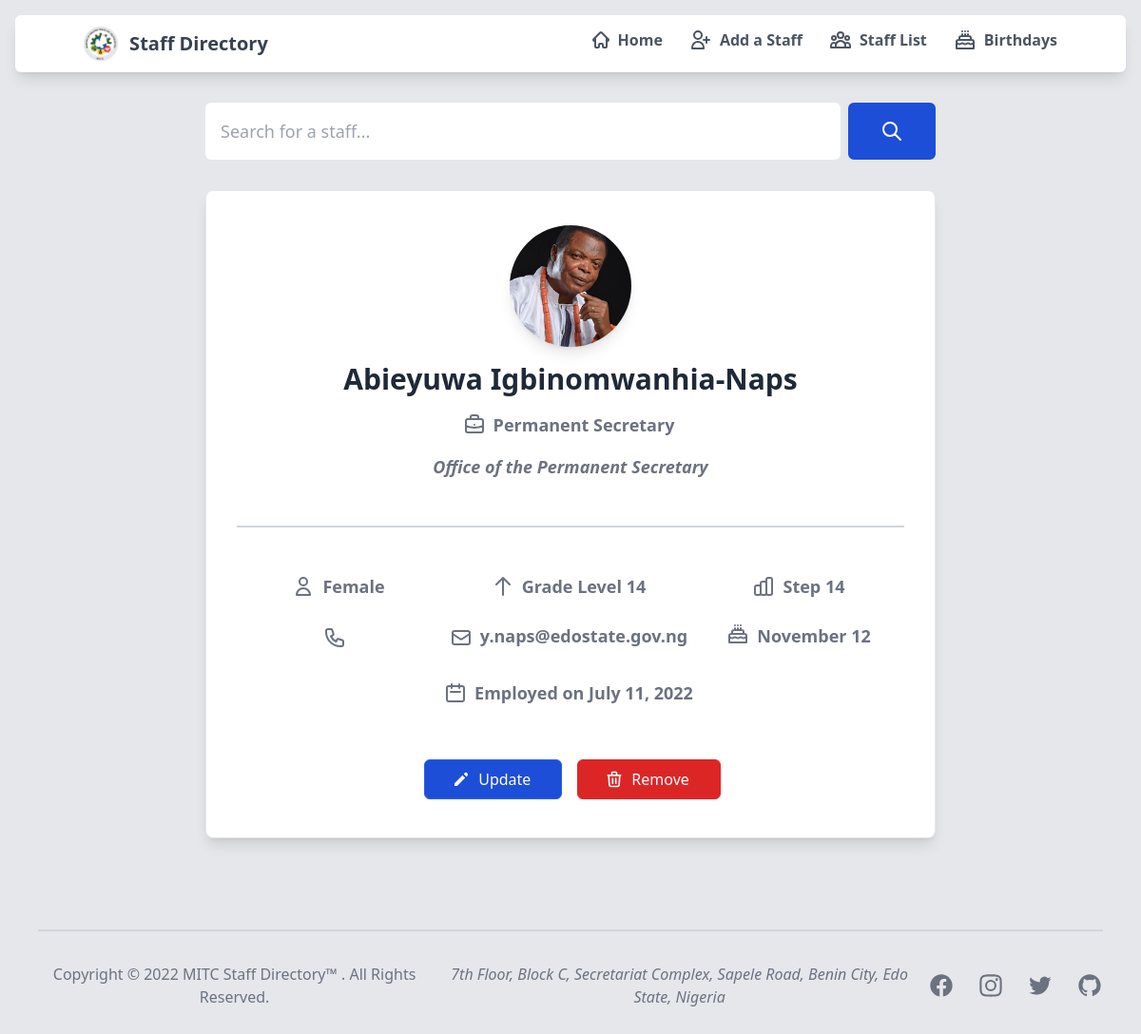
Page /staff/1 on the committed database.
### sendmail/models.py (models this page shows, shortened)
class staffDetails(models.Model):
    first_name = models.CharField('First Name', max_length=20, null=False)
    middle_name = models.CharField('Middle Name', max_length=20, null=True, blank=True)
    last_name = models.CharField('Last Name', max_length=20, null=False)
    phone_number = PhoneNumberField(('Phone Number'), default='08012345678')
    email = models.EmailField('Official Email', max_length = 254, null=False)
    cadre = models.CharField('Cadre', max_length=50, null=False)
    first_appointment = models.DateField(("Date of First Appointment"), default=datetime.date.today, null=False, blank=False)
    department = models.CharField('Department', max_length=100, null=False, default='Admin Dept (default)')
    level = models.IntegerField('Grade Level', null=False)
    step = models.IntegerField('Step', null=False)
    staff_image = models.ImageField(
        verbose_name="Profile Picture",
        upload_to='staffimages',
        default='staffimages/default.jpg'
    )
    GENDER = (
        (1, 'Male'),
        (2, 'Female'),
        (3, 'Prefer not to say')
    )
    gender = models.IntegerField('Gender', choices=GENDER, default=2)
    def gender_verbose(self):
        return dict(staffDetails.GENDER)[self.gender]
    MONTHS = (
        (1, 'January'),
        (2, 'February'),
        (3, 'March'),
        (4, 'April'),
        (5, 'May'),
        (6, 'June'),
        (7, 'July'),
        (8, 'August'),
        (9, 'September'),
        (10, 'October'),
        (11, 'November'),
        (12, 'December')
    )
    birth_month = models.IntegerField('Birth Month', choices=MONTHS, default=1)
    birth_day = models.IntegerField('Birth Day', null=False)
    def birth_month_verbose(self):
        return dict(staffDetails.MONTHS)[self.birth_month]
    class Meta:
        db_table = 'sendmail_staffdetails'

### sendmail/views.py (the view)
# urls.py: re_path(r'^staff/(?P<pk>\d+)$', views.staffDetailsView.as_view(), name='staffdetails'),
class staffDetailsView(DetailView):
    context_object_name = 'staff'  # your own name for the list as a template variable
    template_name = 'staffdetails.html'
    def get_queryset(self):
        return staffDetails.objects.all().distinct()
    def get_context_data(self, **kwargs):
        context = super(staffDetailsView, self).get_context_data(**kwargs)
        context['phone_number_default'] = staffDetails._meta.get_field('phone_number').get_default()
        return context

### sendmail/templates/staffdetails.html (shortened to what this page needs)
{% extends "base.html" %}
{% load static tailwind_tags %}
{% load widget_tweaks %}
{% load static %}
{% block content %}
    {% include 'snippets/searchbar.html' %}
    <div class="max-w-3xl mx-auto px-8 mt-8 mb-24 bg-white rounded-lg border border-gray-200 shadow-lg dark:bg-gray-800 dark:border-gray-700">
        <div class="flex flex-col items-center py-8">
            {% if staff.staff_image %}
                <img class="mb-4 mt-1 w-32 h-32 rounded-full shadow-lg" src="{{ staff.staff_image.url }}"
                    alt="{{ staff.first_name }} {{ staff.last_name }} image">
                {% elif staff.gender_verbose == 'Female' %}
                    <img class="mb-4 mt-1 w-32 h-32 rounded-full shadow-lg" src="{% static 'img/default-female.jpg' %}"
                        alt="default female image">
                {% elif staff.gender_verbose == 'Male' %}
                    <img class="mb-4 mt-1 w-32 h-32 rounded-full shadow-lg" src="{% static 'img/default-male.jpg' %}"
                        alt="default male image">
            {% endif %}
            <h5 class="mb-4 text-3xl text-center mx-auto font-extrabold text-gray-800 dark:text-white">
                {{ staff.first_name.title }}
                {{ staff.last_name.title }}
            </h5>
            <div class="flex flex-row items-center justify-center mb-4">
                <span class="inline-flex items-center">
                    {% if staff.cadre %}
                    <p class="items-center text-lg font-bold text-gray-500 dark:text-gray-400">{{ staff.cadre }}</p>
                        {% else %}
                            <p class="-mt-1 text-lg font-bold text-gray-500 dark:text-gray-400"><em>cadre not given</em></p>
                    {% endif %}
                </span>
            </div>
            <div class="flex flex-row items-center justify-center mb-8 md:mb-4">
                <span class="text-center">
                    {% if staff.department %}
                        {% if staff.first_name == 'Abieyuwa' %}
                            <p class="text-lg font-bold text-gray-500 dark:text-gray-400"><em>{{ staff.department }}</em></p>
                            {% else %}
                                <p class="text-lg font-bold text-gray-500 dark:text-gray-400"><em>Department of {{ staff.department }}</em></p>
                        {% endif %}
                        {% else %}
                            <p class="-mt-1 text-lg font-bold text-gray-500 dark:text-gray-400"><em>department not given</em></p>
                    {% endif %}
                </span>
            </div>
		    <hr class="mb-4 md:mb-2 border border-1 border-gray-300 w-full mx-auto dark:border-gray-700 lg:my-8">
            <div class="grid gap-6 mt-4 md:mt-4 mb-8 md:grid-cols-2 lg:grid-cols-3 justify-center">
                <div class="flex flex-row items-center justify-center">
                    <span class="inline-flex items-center">
                        <svg xmlns="http://www.w3.org/2000/svg" class="-ml-1 mr-2 text-gray-500 h-6 w-6" fill="none" viewBox="0 0 24 24"
                            stroke="currentColor" stroke-width="2">
                            <path stroke-linecap="round" stroke-linejoin="round"
                                d="M16 7a4 4 0 11-8 0 4 4 0 018 0zM12 14a7 7 0 00-7 7h14a7 7 0 00-7-7z" />
                        </svg>
                        <p class="text-lg font-bold text-gray-500 text-center dark:text-gray-400">{{ staff.gender_verbose }}</p>
                    </span>
                </div>
                <div class="flex flex-row items-center justify-center">
                    <span class="inline-flex items-center">
                        <svg xmlns="http://www.w3.org/2000/svg" class="-ml-1 mr-2 text-gray-500 h-6 w-6" fill="none" viewBox="0 0 24 24" stroke="currentColor"
                            stroke-width="2">
                            <path stroke-linecap="round" stroke-linejoin="round" d="M5 10l7-7m0 0l7 7m-7-7v18" />
                        </svg>
                        {% if staff.level %}
                            <p class="text-lg font-bold text-gray-500 dark:text-gray-400">Grade Level {{ staff.level }}</p>
                            {% else %}
                                <span class="-mt-1 text-lg font-bold text-gray-500 dark:text-gray-400"><em>not given</em></span>
                        {% endif %}
                    </span>
                </div>
                <div class="flex flex-row align-middle justify-center">
                    <span class="inline-flex items-center">
                        {% if staff.step %}
                            <p class="text-lg font-bold text-gray-500 dark:text-gray-400">Step {{ staff.step }}</p>
                            {% else %}
                                <span class="-mt-1 text-lg font-bold text-gray-500 dark:text-gray-400"><em>not given</em></span>
                        {% endif %}
                    </span>
                </div>
                <div class="flex flex-row items-center justify-center">
                    <span class="inline-flex">
                    </span>
                </div>
                <div class="flex flex-row items-center justify-center">
                    <span class="inline-flex items-center">
                        {% if staff.email %}
                            <p class="text-lg font-bold text-gray-500 dark:text-gray-400">{{ staff.email }}</p>
                            {% else %}
                                <span class="text-lg font-bold text-gray-500 dark:text-gray-400"><em>email not given</em></span>
                        {% endif %}
                    </span>
                </div>
                <div class="flex flex-row items-center justify-center">
                    <span class="inline-flex items-center">
                        {% if staff.birth_day %}
                            <p class="text-lg font-bold text-gray-500 dark:text-gray-400">{{ staff.birth_month_verbose }} {{ staff.birth_day }}</p>
                            {% else %}
                                <span class="text-lg font-bold text-gray-500 dark:text-gray-400"><em>birthday</em></span>
                        {% endif %}
                    </span>
                </div>
            </div>
            <div class="flex flex-row items-center justify-center -mt-2 md:mt-0">
                <span class="inline-flex items-center">
                    <svg xmlns="http://www.w3.org/2000/svg" class="-ml-1 mr-2 mt-[0.5] text-gray-500 h-6 w-6" fill="none" viewBox="0 0 24 24"
                        stroke="currentColor" stroke-width="2">
                        <path stroke-linecap="round" stroke-linejoin="round"
                            d="M8 7V3m8 4V3m-9 8h10M5 21h14a2 2 0 002-2V7a2 2 0 00-2-2H5a2 2 0 00-2 2v12a2 2 0 002 2z" />
                    </svg>
                        <p class="items-center text-lg font-bold text-gray-500">Employed on {{ staff.first_appointment }}</p>
                </span>
            </div>
            <div class="flex mt-14 mb-2 space-x-3 md:mt-14">
                <a href="{% url 'updatestaff' staff.id %}">
                    <button type="button" class="inline-flex items-center mr-1 ml-1 px-8 py-2 border border-blue-600 rounded-md shadow-sm
                                                text-md font-medium text-white bg-blue-700 hover:border-indigo-500 hover:bg-blue-800
                                                text-center focus:outline-none focus:ring-4 focus:ring-offset-2 focus:ring-blue-500">
                        <span class="inline-flex items-center">
                            <svg class="-ml-1 mr-2 h-5 w-5 text-white" xmlns="http://www.w3.org/2000/svg" viewBox="0 0 20 20"
                                fill="currentColor" aria-hidden="true">
                                <path
                                    d="M13.586 3.586a2 2 0 112.828 2.828l-.793.793-2.828-2.828.793-.793zM11.379 5.793L3 14.172V17h2.828l8.38-8.379-2.83-2.828z" />
                            </svg>
                            Update
                        </span>
                    </button>
                </a>
                <button id="openmodal" type="button" class="inline-flex items-center ml-1 px-8 py-2 border border-red-600 rounded-md shadow-sm
                                                            text-md font-medium text-white bg-red-600 hover:border-red-700 hover:bg-red-700
                                                            focus:outline-none focus:ring-4 focus:ring-offset-2 focus:ring-red-500">
                    Remove
                </button>
            </div>
        </div>
    </div>
{% endblock %}

### rows in the picture
staffDetails: staff_image (picture), first_name "Abieyuwa", last_name "Igbinomwanhia-Naps", cadre "Permanent Secretary", department "Office of the Permanent Secretary", gender_verbose "Female", level "14", step "14", email "y.naps@edostate.gov.ng", birth_month_verbose "November", birth_day "12", first_appointment "July 11, 2022"
